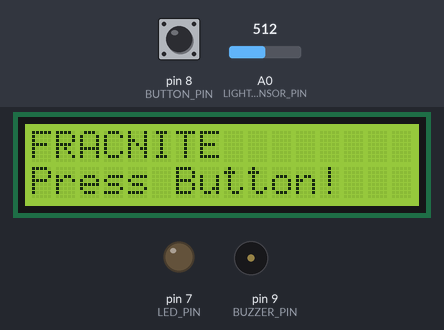
The sketch below on a simulated Arduino Uno, built with avr-gcc and run on an emulated ATmega328P. On the bench: 16×2 character LCD, output pins drawn as LEDs (lit = HIGH), buzzer (waves = sounding). The test bench sets the inputs (shaded band); at power-on: pin 8 (BUTTON_PIN) HIGH, A0 (LIGHT_SENSOR_PIN) = 512. Random numbers use the default seed unless the sketch sets one; what the sketch prints to the serial monitor is not drawn.

Above: at 0.8 s.
0.9 s: pin 8 (BUTTON_PIN) pulled LOW for 3.2 s
At 2.3 s:
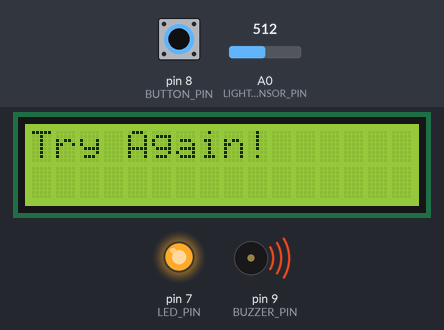
5.6 s: A0 (LIGHT_SENSOR_PIN) set to 306
At 6.7 s:
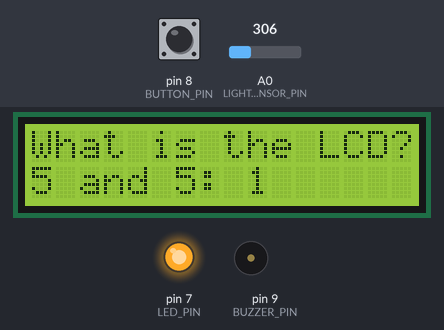
7.1 s: A0 (LIGHT_SENSOR_PIN) set to 122
At 7.7 s:
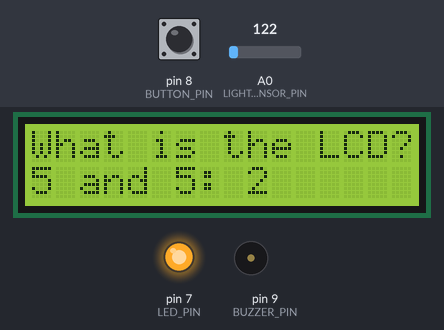
8.6 s: A0 (LIGHT_SENSOR_PIN) set to 20
At 9.8 s:
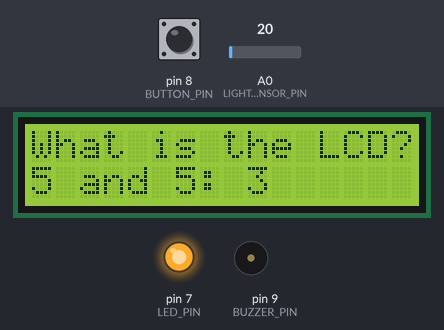
10.1 s: pin 8 (BUTTON_PIN) pulled LOW for 0.15 s
At 11.6 s:
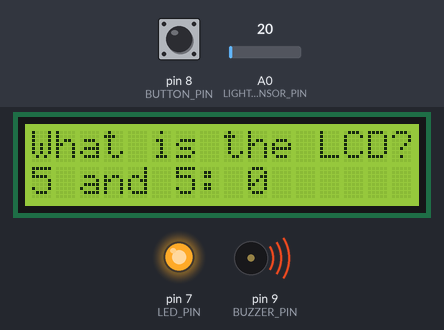
Timing chart, 0 to 13.2 s (numbered marks = the images above; inputs shaded):
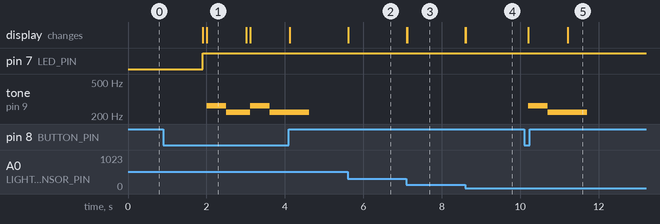

The sketch:

DisplayQuestion.ino
```cpp
// include the library code:
#include <LiquidCrystal.h>
#include <math.h>

//define pin constants
#define BUTTON_PIN 8 //place holder for now
#define LED_PIN 7 //place holder as 0 for now
#define DENOM_CAP 5
#define LIGHT_SENSOR_PIN 0
#define BUZZER_PIN 9


#define NOTE_B0  31
#define NOTE_C1  33
#define NOTE_CS1 35
#define NOTE_D1  37
#define NOTE_DS1 39
#define NOTE_E1  41
#define NOTE_F1  44
#define NOTE_FS1 46
#define NOTE_G1  49
#define NOTE_GS1 52
#define NOTE_A1  55
#define NOTE_AS1 58
#define NOTE_B1  62
#define NOTE_C2  65
#define NOTE_CS2 69
#define NOTE_D2  73
#define NOTE_DS2 78
#define NOTE_E2  82
#define NOTE_F2  87
#define NOTE_FS2 93
#define NOTE_G2  98
#define NOTE_GS2 104
#define NOTE_A2  110
#define NOTE_AS2 117
#define NOTE_B2  123
#define NOTE_C3  131
#define NOTE_CS3 139
#define NOTE_D3  147
#define NOTE_DS3 156
#define NOTE_E3  165
#define NOTE_F3  175
#define NOTE_FS3 185
#define NOTE_G3  196
#define NOTE_GS3 208
#define NOTE_A3  220
#define NOTE_AS3 233
#define NOTE_B3  247
#define NOTE_C4  262
#define NOTE_CS4 277
#define NOTE_D4  294
#define NOTE_DS4 311
#define NOTE_E4  330
#define NOTE_F4  349
#define NOTE_FS4 370
#define NOTE_G4  392
#define NOTE_GS4 415
#define NOTE_A4  440
#define NOTE_AS4 466
#define NOTE_B4  494
#define NOTE_C5  523
#define NOTE_CS5 554
#define NOTE_D5  587
#define NOTE_DS5 622
#define NOTE_E5  659
#define NOTE_F5  698
#define NOTE_FS5 740
#define NOTE_G5  784
#define NOTE_GS5 831
#define NOTE_A5  880
#define NOTE_AS5 932
#define NOTE_B5  988
#define NOTE_C6  1047
#define NOTE_CS6 1109
#define NOTE_D6  1175
#define NOTE_DS6 1245
#define NOTE_E6  1319
#define NOTE_F6  1397
#define NOTE_FS6 1480
#define NOTE_G6  1568
#define NOTE_GS6 1661
#define NOTE_A6  1760
#define NOTE_AS6 1865
#define NOTE_B6  1976
#define NOTE_C7  2093
#define NOTE_CS7 2217
#define NOTE_D7  2349
#define NOTE_DS7 2489
#define NOTE_E7  2637
#define NOTE_F7  2794
#define NOTE_FS7 2960
#define NOTE_G7  3136
#define NOTE_GS7 3322
#define NOTE_A7  3520
#define NOTE_AS7 3729
#define NOTE_B7  3951
#define NOTE_C8  4186
#define NOTE_CS8 4435
#define NOTE_D8  4699
#define NOTE_DS8 4978


// initialize the library by associating any needed LCD interface pin
// with the arduino pin number it is connected to
const int rs = 12, en = 11, d4 = 5, d5 = 4, d6 = 3, d7 = 2;
LiquidCrystal lcd(rs, en, d4, d5, d6, d7);
void(* resetFunc)(void)=0;
int getLCD(int num1, int num2){
  if(num1==num2){
    return num1;
  }
  else if(num1<num2 && num2%num1==0){
    return num2;
  }
  else if(num2<num1 && num1%num2==0){
    return num1;
  }
  else{
    return num1*num2;
  }
}

int denom1;
int denom2;;
int commonDenom;
int coinIn=0;
int lastValue;
void setup() {

  //cleaning up the setup portion for now

  pinMode(BUTTON_PIN, INPUT_PULLUP);
  pinMode(LED_PIN, OUTPUT);
  pinMode(LIGHT_SENSOR_PIN, INPUT);
  //random number deals
  Serial.begin(9600);
  randomSeed(analogRead(0));
//  set up the LCD's number of columns and rows:
  denom1=random(1,DENOM_CAP+1);
  denom2=random(1, DENOM_CAP+1);
  commonDenom=getLCD(denom1, denom2);
  lcd.begin(16, 2);
  lcd.setCursor(0,0);
  lcd.print("FRACNITE");
  lcd.setCursor(0,1);
  lcd.print("Press Button!");
  while(true){
    if(digitalRead(BUTTON_PIN)==LOW){
      delay(1000);
      break;
    }
  }
}
bool checkAns(int correct, int coinIn){
  return correct==coinIn;
}

void loop() {

  lcd.clear();
  digitalWrite(LED_PIN, HIGH);
  incorrect: lcd.setCursor(0,0);
  lcd.print("What is the LCD?");
  lcd.setCursor(0,1);
  lcd.print((String)denom1+" and "+(String)denom2+": "+(String)coinIn);
  delay(100);

  int photocellReading=analogRead(LIGHT_SENSOR_PIN);
  Serial.println(photocellReading);

  if(digitalRead(BUTTON_PIN)==LOW){
    if(checkAns(commonDenom,coinIn)){
      lcd.clear();
      lcd.setCursor(0,0);
      lcd.print("Correct!");
      tone(BUZZER_PIN, NOTE_C4,1000);
      delay(500);
      noTone(BUZZER_PIN);


      tone(BUZZER_PIN, NOTE_E4,1000);
      delay(500);
      noTone(BUZZER_PIN);
      tone(BUZZER_PIN, NOTE_G4,1000);
      delay(500);
      noTone(BUZZER_PIN);

      tone(BUZZER_PIN, NOTE_C5,1000);
      delay(500);
      lcd.clear();
      resetFunc();
    }
    else if (!checkAns(commonDenom, coinIn)){
      lcd.clear();
      lcd.setCursor(0,0);
      lcd.print("Try Again!");
      tone(BUZZER_PIN, NOTE_C4, 1000);
      delay(500);
      noTone(BUZZER_PIN);
      tone(BUZZER_PIN,NOTE_A3,1000);
      delay(500);
      lcd.clear();
      coinIn=0;
      goto incorrect;
    }
    goto incorrect;
  }

else if((lastValue-photocellReading)>30){
    ++coinIn;
    lcd.setCursor(0,1);
    lcd.print((String)denom1+"+"+(String)denom2+"="+(String)coinIn);
    Serial.println(coinIn);
    tone(BUZZER_PIN, NOTE_C5,500);
    noTone(BUZZER_PIN);
    tone(BUZZER_PIN,NOTE_C5, 500);
    noTone(BUZZER_PIN);
    delay(5);
  }
  lastValue=photocellReading;
}
```

Measured:
- after the input at 0.9 s, pin 7 (LED_PIN): LOW → HIGH after 1.0 s; tone on pin 9 (BUZZER_PIN): plays 262 Hz for 0.50 s, 220 Hz for 0.61 s, 262 Hz for 0.50 s, 220 Hz for 1.0 s, starting after 1.1 s; the display: first changes after 1.0 s (image 1 shows a later state)
- after the input at 5.6 s, the display: first changes at once (image 2 shows a later state)
- after the input at 10.1 s, tone on pin 9 (BUZZER_PIN): silent → 262 Hz after 0.11 s, → 220 Hz 0.50 s later, → silent 1.0 s later; the display: first changes after 0.11 s (image 5 shows a later state)
- what the display in image 1 shows lasts 1.0 s, from 2.0 s to 3.0 s
